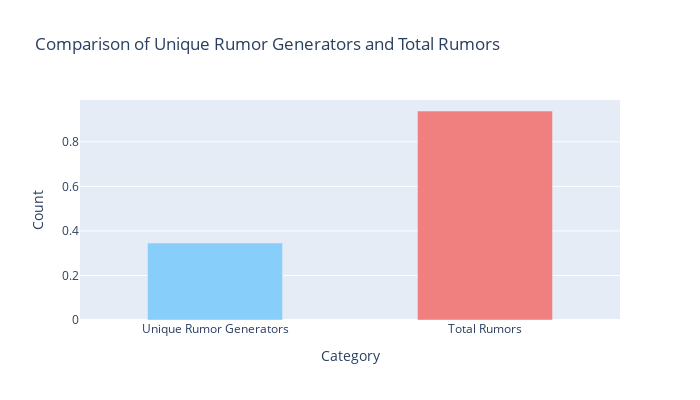

The cell this chart's notebook holds for it:
### Markdown cell above
### Number of unique instances of users that generated a rumor

### Code cell
## Get the number of instances of unique users that generated a rumor
unique_rumor_generators = rumor_data.drop_duplicates(subset=['user_id'])
num_unique_generators = len(unique_rumor_generators)
total_rumors = len(rumor_data)

categories = ['Unique Rumor Generators', 'Total Rumors']
counts = [num_unique_generators, total_rumors]
normalized_counts = preprocessing.normalize([counts]).flatten()
data = {'category': categories, 'sum': counts}
df = pd.DataFrame(data)
display(df)
# Create a bar plot with Plotly Graph Objects
fig = go.Figure()
fig.add_trace(go.Bar(
    x=categories,
    y=normalized_counts,
    textposition='auto',
    marker=dict(color=['lightskyblue', 'lightcoral']),
    width=0.5  # Adjust the bar width here
))

# Update layout
fig.update_layout(
    title='Comparison of Unique Rumor Generators and Total Rumors',
    xaxis_title='Category',
    yaxis_title='Count',
    height=400,
    width=700
)

# Show the figure
fig.show()

### Figure 1 — Plotly figure (JSON) as saved in the notebook; plotly's stock layout.template omitted (floating-point values rounded to 4 significant figures)
{"data": [{"marker": {"color": ["lightskyblue", "lightcoral"]}, "textposition": "auto", "type": "bar", "width": 0.5, "x": ["Unique Rumor Generators", "Total Rumors"], "y": [0.3455, 0.9384]}], "layout": {"height": 400, "title": {"text": "Comparison of Unique Rumor Generators and Total Rumors"}, "width": 700, "xaxis": {"autorange": true, "range": [-0.5, 1.5], "title": {"text": "Category"}, "type": "category"}, "yaxis": {"autorange": true, "range": [0, 0.9878], "title": {"text": "Count"}, "type": "linear"}}}
